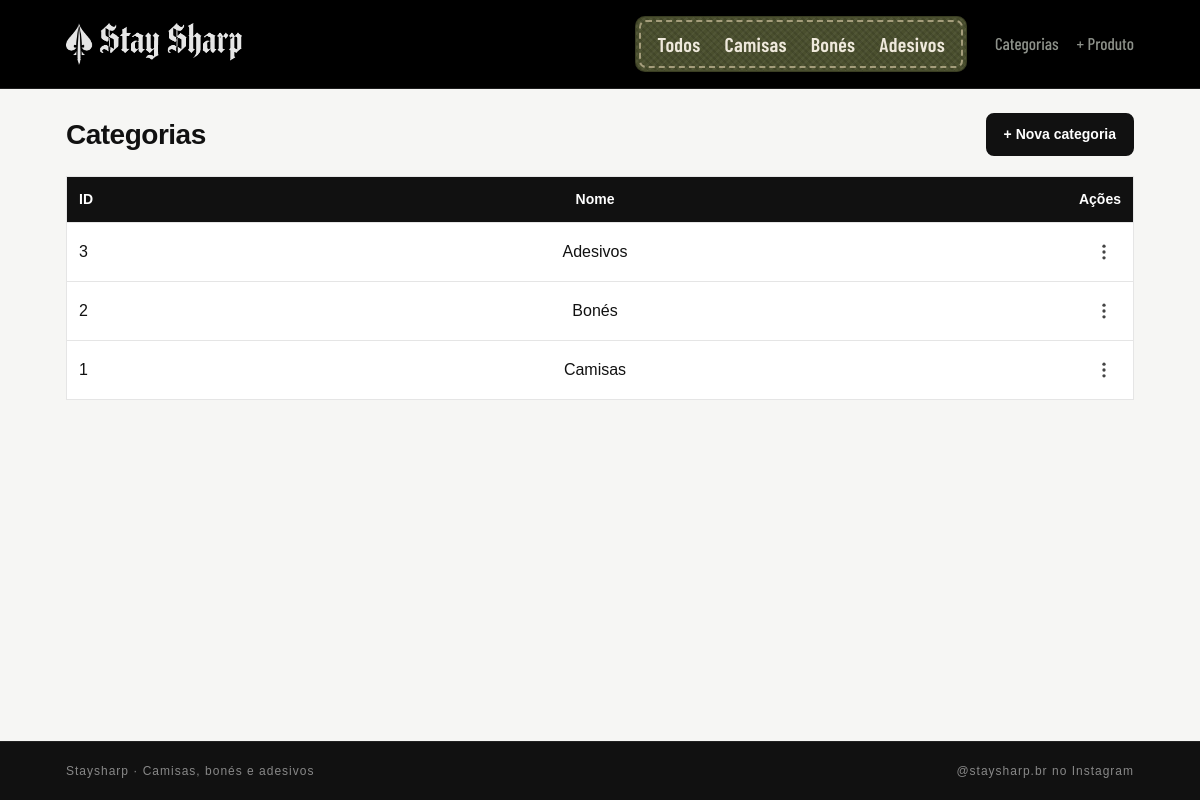
Screenshot of /categorias with the database file from the repository.
### tables this page shows
CREATE TABLE categorias (
    id INT AUTO_INCREMENT PRIMARY KEY,
    nome VARCHAR(100) NOT NULL
);

### app/Views/render.php (called while the page is built, shortened)
<?php
    class Render {
        function render (string $view, array $params = []){
            extract($params);
            require __DIR__ . "/$view.php";
            require __DIR__ . "/layout.php";
            return ob_get_clean();
        }
    }
?>

### app/Controllers/CategoriaController.php (called while the page is built, shortened)
<?php
    class CategoriaController {
        private CategoriaModel $model;
        public function __construct() {
            $this->model = new CategoriaModel();
        }
        public function index(): string {
            $categorias = $this->model->listar();
            return (new Render())->render(
                'categorias/index',
                compact('titulo', 'categorias')
            );
        }
    }
?>

### config.php (called while the page is built)
<?php
    return [
        'host' => '127.0.0.1',
        'db' => 'staysharp',
        'user' => 'root',
        'pass' => '',
        'charset' => 'utf8mb4'
    ];
?>

### app/Config/Database.php (called while the page is built, shortened)
<?php
class Database {
    private static ?PDO $conn = null;
    public static function getConnection(): PDO {
        $config = require __DIR__ . '/../../config.php';
        $host = $config['host'];
        $dbname = $config['db'];
        $user = $config['user'];
        $password = $config['pass'];
        $charset = $config['charset'];
        $dns = "mysql:host=$host;dbname=$dbname;charset=$charset";
        try {
            self::$conn = new PDO($dns, $user, $password);
            return self::$conn;
        } catch (PDOException $e) {
            echo $e->getMessage();
            exit;
        }
    }
}
?>

### app/Models/CategoriaModel.php (called while the page is built, shortened)
<?php
    class CategoriaModel {
        private PDO $db;
        public function __construct() {
            $this->db = Database::getConnection();
        }
        public function listar(): array {
            $sql = "SELECT * FROM categorias ORDER BY nome";
            $stmt = $this->db->prepare($sql);
            $stmt->execute();
            return $stmt->fetchAll(PDO::FETCH_ASSOC);
        }
    }
?>

### app/Views/categorias/index.php (the view, shortened to what this page needs)
<div class="cabecalho-pagina">
    <h1>Categorias</h1>
    <a class="btn" href="/staysharp/categorias/cadastrar">+ Nova categoria</a>
</div>
<table class="tabela tabela-fixa">
    <thead>
        <tr>
            <th class="col-id">ID</th>
            <th>Nome</th>
            <th class="col-acoes">Ações</th>
        </tr>
    </thead>
    <tbody>
    <?php foreach ($categorias as $c): ?>
        <tr>
            <td class="col-id"><?= $c["id"] ?></td>
            <td><?= $c["nome"] ?></td>
            <td class="col-acoes">
                <div class="menu-acoes">
                    <button class="menu-acoes-botao" type="button" aria-label="Ações" aria-haspopup="true" aria-expanded="false">
                        <svg width="20" height="20" viewBox="0 0 24 24" fill="currentColor" aria-hidden="true">
                            <circle cx="12" cy="5" r="2"></circle>
                            <circle cx="12" cy="12" r="2"></circle>
                            <circle cx="12" cy="19" r="2"></circle>
                        </svg>
                    </button>
                </div>
            </td>
        </tr>
    <?php endforeach; ?>
    </tbody>
</table>

### public/css/style.css (style rules this page uses)
:root { --preto: #111111; --cinza-escuro: #444444; --cinza: #888888; --cinza-claro: #e5e5e5; --fundo: #f6f6f4; --branco: #ffffff; --destaque: #d7263d; --verde: #1f7a3f; --verde-fundo: #e3f4e8; --vermelho-fundo: #fbe4e6; --raio: 8px; }
* { box-sizing: border-box; }
body { margin: 0; font-family: Arial, Helvetica, sans-serif; background: var(--fundo); color: var(--preto); line-height: 1.5; min-height: 100vh; display: flex; flex-direction: column; }
a { color: var(--preto); }
h1 { margin-top: 0; font-size: 28px; letter-spacing: -0.5px; }
:root { --carbono: #000000; --oliva: #4a4f2e; --oliva-escuro: #3a3e23; --linha: #cbbf9c; --patch-texto: #efe9dc; --cinza-metal: #8d918a; }
.btn { display: inline-block; padding: 9px 16px; border: 2px solid var(--preto); border-radius: var(--raio); background: var(--preto); color: var(--branco); font-size: 14px; font-weight: bold; font-family: inherit; line-height: 1.5; text-decoration: none; cursor: pointer; }
.tabela { width: 100%; border-collapse: collapse; background: var(--branco); border: 1px solid var(--cinza-claro); }
.tabela th, .tabela td { padding: 12px; text-align: left; border-bottom: 1px solid var(--cinza-claro); }
.tabela th { background: var(--preto); color: var(--branco); font-size: 14px; }
html, body { overflow-x: clip; }
.cabecalho-pagina { display: flex; align-items: center; justify-content: space-between; flex-wrap: wrap; gap: 12px; margin-bottom: 20px; }
.cabecalho-pagina h1 { margin: 0; }
.tabela-fixa { table-layout: fixed; }
.tabela-fixa th, .tabela-fixa td { vertical-align: middle; }
.tabela-fixa .col-id { width: 80px; }
.tabela-fixa .col-acoes { width: 90px; text-align: right; }
.menu-acoes { position: relative; display: inline-block; }
.menu-acoes-botao { display: inline-flex; align-items: center; justify-content: center; width: 34px; height: 34px; border: 0; border-radius: 50%; background: transparent; color: var(--cinza-escuro); cursor: pointer; }
.tabela-fixa th:nth-child(2), .tabela-fixa td:nth-child(2) { text-align: center; }

### rows the page displays
categorias: id "3", nome "Adesivos"
categorias: id "2", nome "Bonés"
categorias: id "1", nome "Camisas"
